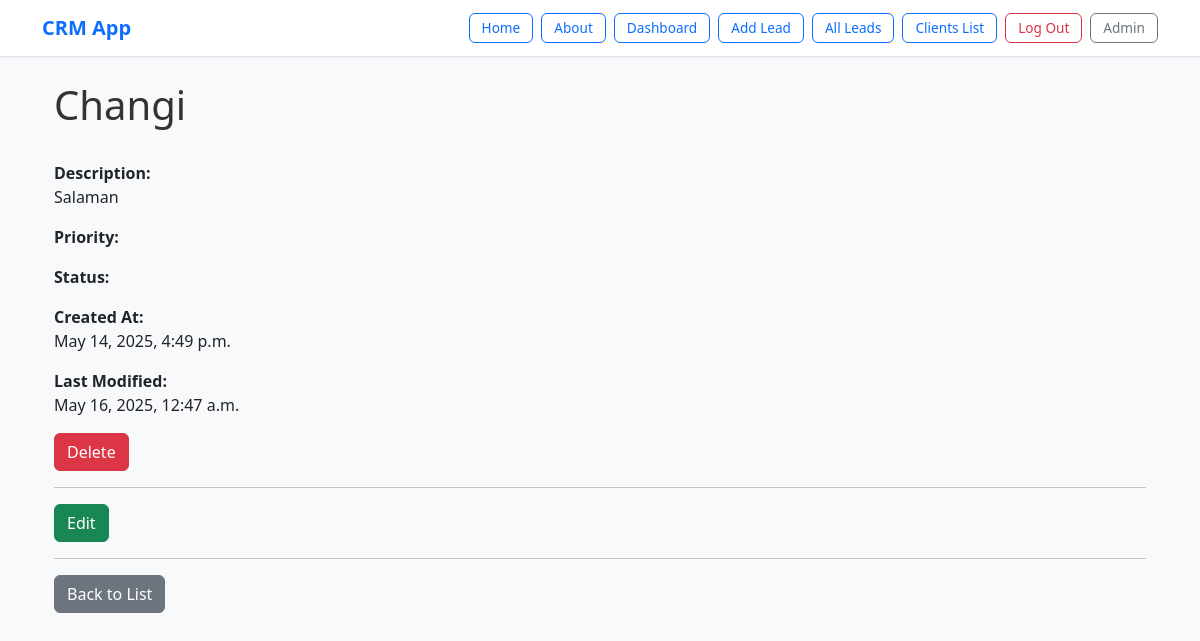
Page /dashboard/client_list/2/ (signed in) on the committed database.
### client/models.py (models this page shows, shortened)
class Client(models.Model):
    name=models.CharField(max_length=50)
    team=models.ForeignKey(Team, related_name='clients', on_delete=models.CASCADE)
    email=models.EmailField()
    description=models.TextField(blank=True, null=True)
    created_by=models.ForeignKey(User, related_name='clients', on_delete=models.CASCADE)
    created_at=models.DateTimeField(auto_now_add=True)
    modified_at=models.DateTimeField(auto_now=True)
    class Meta:
        ordering = ('name',)  # ✅ tuple

### client/views.py (the view)
# urls.py: path('<int:pk>/', views.clients_detail, name='clients_detail'),
@login_required
def clients_detail(request, pk):
    client= get_object_or_404(Client, created_by=request.user, pk=pk)
    return render (request,'client/clients_detail.html',{
        'client': client
    })

### client/templates/client/clients_detail.html (shortened to what this page needs)
{% extends 'crm/base.html' %}
{% block content %}
<div class="container">
    <div class="d-flex justify-content-between align-items-center mb-4">
        <h1>{{ client.name }}</h1>
    </div>
    {% if client.description %}
        <div class="mb-3">
            <strong>Description:</strong>
            <p>{{ client.description }}</p>
        </div>
    {% endif %}
    <div class="mb-3">
        <strong>Priority:</strong>
    </div>
    <div class="mb-3">
        <strong>Status:</strong>
    </div>
    <div class="mb-3">
        <strong>Created At:</strong>
        <p>{{ client.created_at }}</p>
    </div>
    <div class="mb-3">
        <strong>Last Modified:</strong>
        <p>{{ client.modified_at }}</p>
    </div>
    <a href="{% url 'client_delete' client.id %}" class="btn btn-danger">Delete</a>
    <hr>
    <a href="{% url 'client_edit' client.id %}" class="btn btn-success">Edit</a>
    <hr>
    <a href="{% url 'client_list' %}" class="btn btn-secondary">Back to List</a>
</div>
{% endblock %}

### crm/templates/crm/base.html (style rules this page uses)
body { font-family: "Segoe UI", Roboto, sans-serif; background-color: #f8f9fa; }
.container h1, .container h3 { color: #333; }

### rows in the picture
Client: name "Changi", description "Salaman", created_at "May 14, 2025, 4:49 p.m.", modified_at "May 16, 2025, 12:47 a.m."
